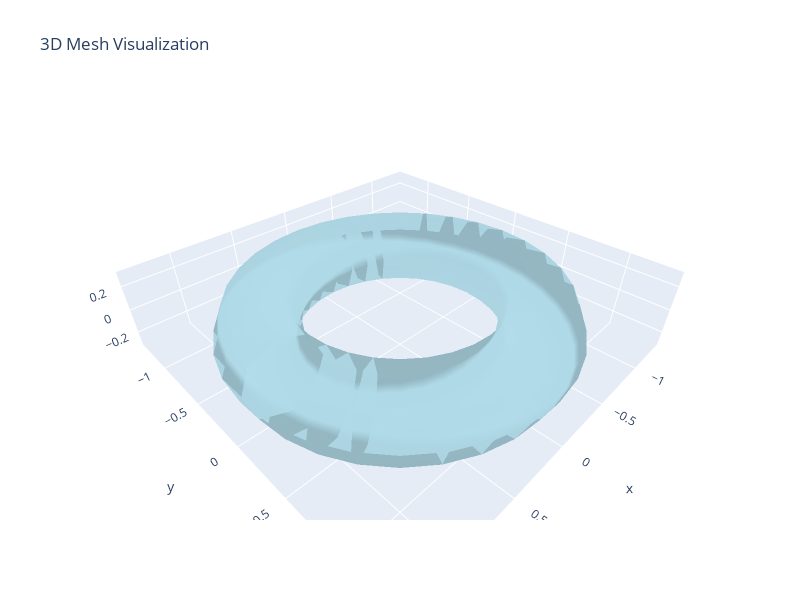

Notebook source saved alongside this figure:
### Code cell
mm = MeshManager(mesh)
mm.print_mesh_analysis()
mm.visualize_mesh_3d()

### Figure 1 — Plotly figure (JSON) as saved in the notebook; plotly's stock layout.template omitted (floating-point values rounded to 4 significant figures; data arrays with more than 128 entries replaced by an {"elided": "..."} marker saying what was removed)
{"data": [{"color": "lightblue", "i": {"elided": "512 int values"}, "j": {"elided": "512 int values"}, "k": {"elided": "512 int values"}, "name": "Mesh", "opacity": 0.8, "type": "mesh3d", "x": {"elided": "256 float values"}, "y": {"elided": "256 float values"}, "z": {"elided": "256 float values"}}], "layout": {"autosize": false, "height": 600, "scene": {"aspectmode": "data", "xaxis": {"visible": true}, "yaxis": {"visible": true}, "zaxis": {"visible": true}}, "title": {"text": "3D Mesh Visualization"}, "width": 800}}
